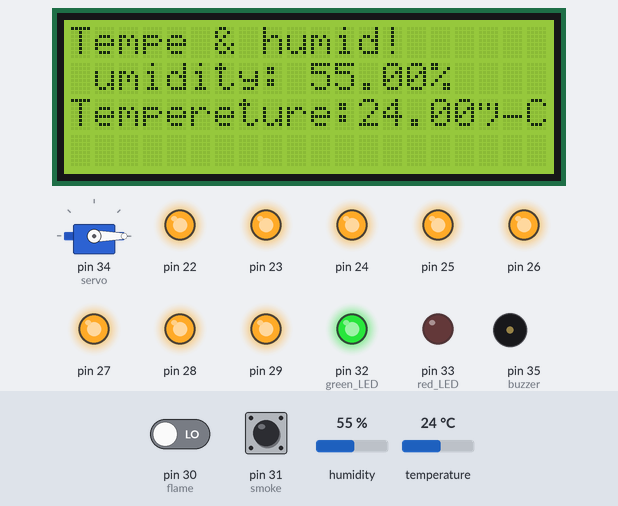
Recording of a sketch running on a simulated Arduino Mega 2560, built with avr-gcc and run on an emulated ATmega2560. Parts: servo, 20×4 character LCD, output pins drawn as LEDs (lit = HIGH), buzzer (waves = sounding, pin HIGH). Inputs (shaded band) come from the test bench; at power-on: pin 30 (flame) LOW, humidity 55 %, temperature 24 °C, pin 31 (smoke) LOW. What the sketch prints to the serial monitor is not drawn.

Above: at 7.2 s.
7.3 s: pin 30 (flame) driven HIGH
At 9.4 s:
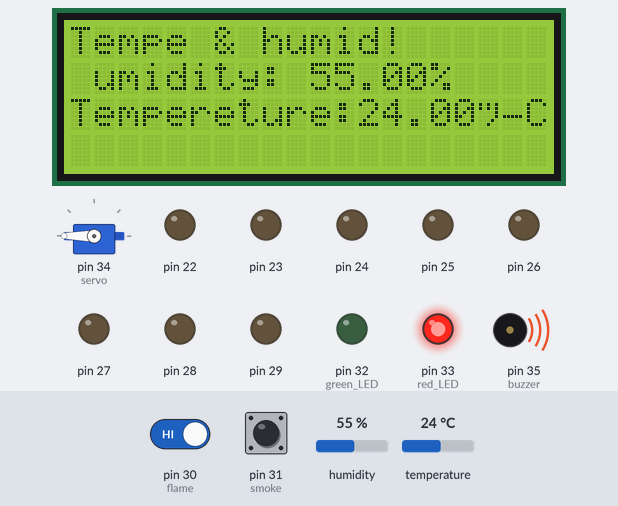
17.8 s: humidity set to 22 %
At 20.3 s:
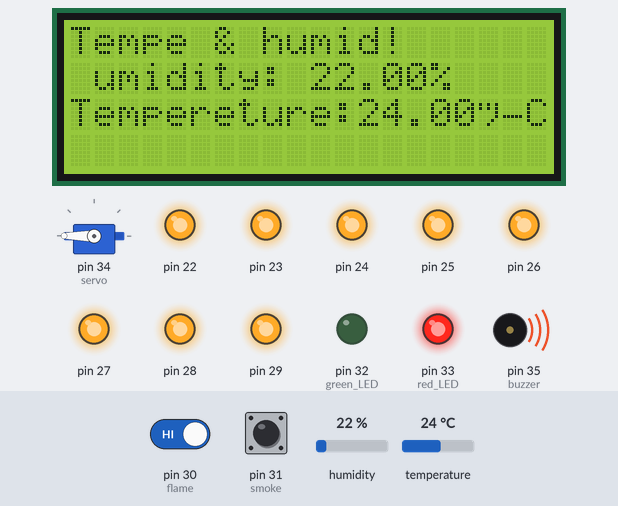
23.6 s: temperature set to 12 °C
At 26.0 s:
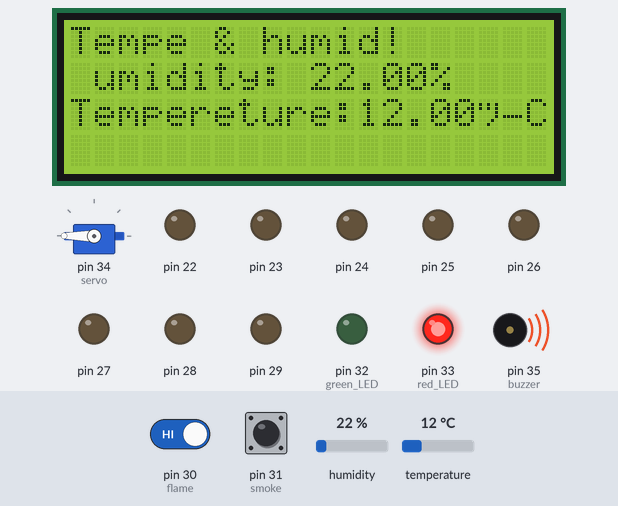
29.4 s: humidity set to 40 %
At 34.6 s:
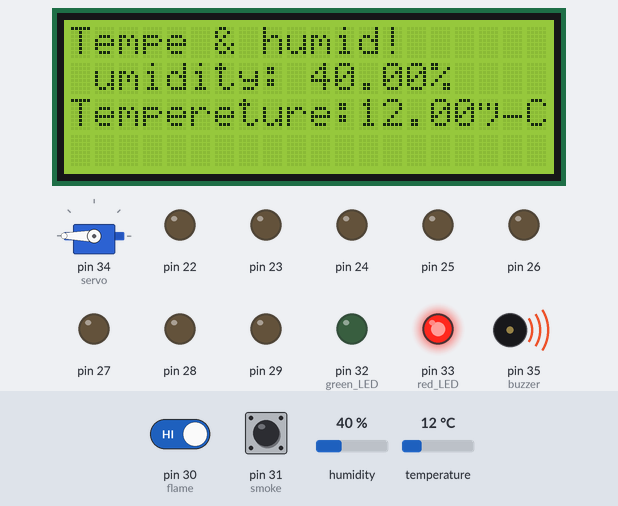
35.2 s: temperature set to 19 °C
At 37.6 s:
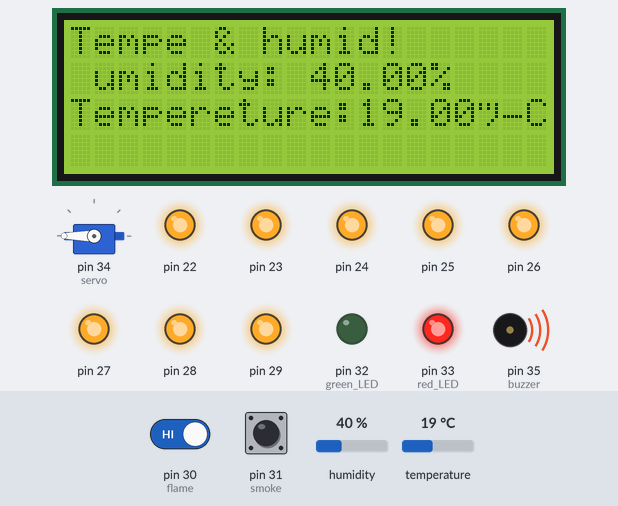
Timing chart, 0 to 42.0 s (numbered marks = the images above; inputs shaded):
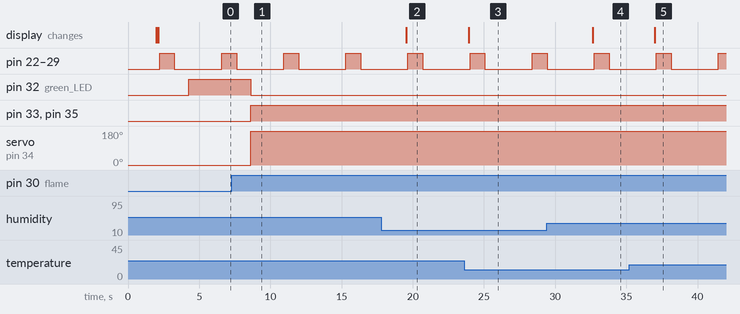

Measured:
- after the input at 7.3 s, pin 32 (green_LED): HIGH → LOW after 1.3 s; pin 33 (red_LED), pin 35 (buzzer): LOW → HIGH after 1.3 s; servo on pin 34 (servo): 0° → 180° after 1.3 s
- after the input at 17.8 s, the display: changes after 1.8 s (image 2)
- after the input at 23.6 s, the display: changes after 0.32 s (image 3)
- after the input at 29.4 s, the display: changes after 3.2 s (image 4)
- after the input at 35.2 s, the display: changes after 1.8 s (image 5)
- by itself, pin 22–29: alternates HIGH for 1.0 s and LOW for 3.3 s

The sketch:

main_simulation_code.ino
```cpp
#include "DHT.h"
#include <LiquidCrystal.h>
#define DHTPIN 2
#define DHTTYPE DHT11
#include <Servo.h>

//intializing gas and flame sensors
Servo myservo;
int flame = 30;
int smoke = 31;
int green_LED = 32;
int red_LED = 33;
int servo = 34;
int buzzer = 35 ;

// Initialize DHT sensor.
DHT dht(DHTPIN, DHTTYPE);
const int rs = 13, en = 12, d4 = 6, d5 = 5, d6 = 4, d7 = 3;
LiquidCrystal lcd(rs, en, d4, d5, d6, d7);

void setup() {

  //for flame and gas sensor
  pinMode (flame, INPUT);
  pinMode (smoke, INPUT);
  pinMode (buzzer, OUTPUT);
  pinMode(green_LED, OUTPUT);
  pinMode(red_LED, OUTPUT);
  myservo.attach(servo);
  myservo.write(0);
  //for flame and gas sensor ends here

  Serial.begin(9600);
  Serial.println(F("================="));
  Serial.println(F("================="));
  dht.begin();


  //apliance control relay module
  pinMode(22, OUTPUT);
  pinMode(23, OUTPUT);
  pinMode(24, OUTPUT);
  pinMode(25, OUTPUT);
  pinMode(26, OUTPUT);
  pinMode(27, OUTPUT);
  pinMode(28, OUTPUT);
  pinMode(29, OUTPUT);

}

void loop() {
  // Wait a few seconds between measurements.
  delay(2000);
  lcd.begin(20, 4);
  // Print a message to the LCD.
  lcd.print("Tempe & humid!");

  // Reading temperature or humidity takes about 250 milliseconds!
  // Sensor readings may also be up to 2 seconds 'old' (its a very slow sensor)
  float h = dht.readHumidity();
  // Read temperature as Celsius (the default)
  float t = dht.readTemperature();
  // Read temperature as Fahrenheit (isFahrenheit = true)
  float f = dht.readTemperature(true);

  // Check if any reads failed and exit early (to try again).
  if (isnan(h) || isnan(t) || isnan(f)) {
    Serial.println(F("Failed to read from DHT sensor!"));
    return;
  }

  // Compute heat index in Fahrenheit (the default)
  float hif = dht.computeHeatIndex(f, h);
  // Compute heat index in Celsius (isFahreheit = false)
  float hic = dht.computeHeatIndex(t, h, false);

  Serial.print(F("Humidity: "));
  Serial.print(h);
  lcd.setCursor(0, 1);
  lcd.print("Humidity: ");
  lcd.print(h);
  lcd.print("% ");


  Serial.print(F("%  Temperature: "));
  Serial.print(t);
  Serial.print(F("°C "));
  Serial.print(f);
  Serial.print(F("°F  Heat index: "));
  Serial.print(hic);
  Serial.print(F("°C "));
  Serial.print(hif);
  Serial.println(F("°F"));
  lcd.setCursor(0, 2);
  lcd.print("Tempereture:");
  lcd.print(t);
  lcd.print("°C ");

  //appliance control relay module

  Serial.println(F("switch 1 on"));
  Serial.println(F("switch 2 on"));
  Serial.println(F("switch 3 on"));
  Serial.println(F("switch 4 on"));
  Serial.println(F("switch 5 on"));
  Serial.println(F("switch 6 on"));
  Serial.println(F("switch 7 on"));
  Serial.println(F("switch 8 on"));

  digitalWrite(22, HIGH);
  digitalWrite(23, HIGH);
  digitalWrite(24, HIGH);
  digitalWrite(25, HIGH);
  digitalWrite(26, HIGH);
  digitalWrite(27, HIGH);
  digitalWrite(28, HIGH);
  digitalWrite(29, HIGH);
  delay(1000);
   Serial.println(F("switch 1 off"));
  Serial.println(F("switch 2 off"));
  Serial.println(F("switch 3 off"));
  Serial.println(F("switch 4 off"));
  Serial.println(F("switch 5 off"));
  Serial.println(F("switch 6 off"));
  Serial.println(F("switch 7 off"));
  Serial.println(F("switch 8 off"));
  digitalWrite(22, LOW);
  digitalWrite(23, LOW);
  digitalWrite(24, LOW);
  digitalWrite(25, LOW);
  digitalWrite(26, LOW);
  digitalWrite(27, LOW);
  digitalWrite(28, LOW);
  digitalWrite(29, LOW);
  delay(1000);

//for flame and gas sensor
  int fval = digitalRead(flame);
  int sval = digitalRead(smoke);
  Serial.print("flame = ");
  Serial.println(fval);
  Serial.print("smoke = ");
  Serial.println(sval);

  if ( sval == HIGH or fval == HIGH)
  {
    Serial.println(" WARNING! ");
    digitalWrite(red_LED, HIGH);
    digitalWrite(green_LED,LOW);
    digitalWrite(buzzer, HIGH);
    myservo.write(180);
  }
  else
  {
    Serial.println(" SAFE ");
    digitalWrite(buzzer, LOW);
    digitalWrite(red_LED, LOW);
    digitalWrite(green_LED,HIGH);
    myservo.write(0);
  }
  delay(100);

}
```
